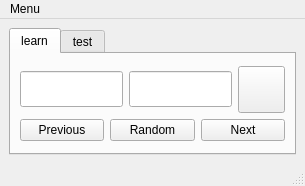
<?xml version="1.0" encoding="UTF-8"?>
<ui version="4.0">
 <class>MainWindow</class>
 <widget class="QMainWindow" name="MainWindow">
  <property name="geometry">
   <rect>
    <x>0</x>
    <y>0</y>
    <width>305</width>
    <height>186</height>
   </rect>
  </property>
  <property name="windowTitle">
   <string>Learn Words</string>
  </property>
  <widget class="QWidget" name="centralwidget">
   <layout class="QHBoxLayout" name="horizontalLayout_3">
    <item>
     <widget class="QTabWidget" name="tabWidget">
      <property name="sizePolicy">
       <sizepolicy hsizetype="Expanding" vsizetype="Expanding">
        <horstretch>0</horstretch>
        <verstretch>0</verstretch>
       </sizepolicy>
      </property>
      <property name="currentIndex">
       <number>0</number>
      </property>
      <widget class="QWidget" name="learn">
       <attribute name="title">
        <string>learn</string>
       </attribute>
       <layout class="QVBoxLayout" name="verticalLayout_2">
        <item>
         <layout class="QVBoxLayout" name="verticalLayout">
          <item>
           <layout class="QHBoxLayout" name="horizontalLayout">
            <item>
             <widget class="QLineEdit" name="txt_ru">
              <property name="sizePolicy">
               <sizepolicy hsizetype="MinimumExpanding" vsizetype="Fixed">
                <horstretch>0</horstretch>
                <verstretch>0</verstretch>
               </sizepolicy>
              </property>
              <property name="minimumSize">
               <size>
                <width>100</width>
                <height>35</height>
               </size>
              </property>
              <property name="font">
               <font>
                <pointsize>18</pointsize>
                <kerning>true</kerning>
               </font>
              </property>
              <property name="text">
               <string/>
              </property>
             </widget>
            </item>
            <item>
             <widget class="QLineEdit" name="txt_pl">
              <property name="sizePolicy">
               <sizepolicy hsizetype="MinimumExpanding" vsizetype="Fixed">
                <horstretch>0</horstretch>
                <verstretch>0</verstretch>
               </sizepolicy>
              </property>
              <property name="minimumSize">
               <size>
                <width>100</width>
                <height>35</height>
               </size>
              </property>
              <property name="font">
               <font>
                <pointsize>18</pointsize>
               </font>
              </property>
              <property name="frame">
               <bool>true</bool>
              </property>
             </widget>
            </item>
            <item>
             <widget class="QPushButton" name="btn_sound">
              <property name="enabled">
               <bool>true</bool>
              </property>
              <property name="sizePolicy">
               <sizepolicy hsizetype="Fixed" vsizetype="Fixed">
                <horstretch>0</horstretch>
                <verstretch>0</verstretch>
               </sizepolicy>
              </property>
              <property name="minimumSize">
               <size>
                <width>47</width>
                <height>47</height>
               </size>
              </property>
              <property name="maximumSize">
               <size>
                <width>47</width>
                <height>47</height>
               </size>
              </property>
              <property name="text">
               <string/>
              </property>
              <property name="icon">
               <iconset resource="resources.qrc">
                <normaloff>:/resources/resources/sound.png</normaloff>:/resources/resources/sound.png</iconset>
              </property>
              <property name="iconSize">
               <size>
                <width>35</width>
                <height>35</height>
               </size>
              </property>
             </widget>
            </item>
           </layout>
          </item>
          <item>
           <layout class="QHBoxLayout" name="horizontalLayout_2">
            <item>
             <widget class="QPushButton" name="btn_previous">
              <property name="sizePolicy">
               <sizepolicy hsizetype="Expanding" vsizetype="Fixed">
                <horstretch>0</horstretch>
                <verstretch>0</verstretch>
               </sizepolicy>
              </property>
              <property name="minimumSize">
               <size>
                <width>80</width>
                <height>0</height>
               </size>
              </property>
              <property name="text">
               <string>Previous</string>
              </property>
             </widget>
            </item>
            <item>
             <widget class="QPushButton" name="btn_rand">
              <property name="sizePolicy">
               <sizepolicy hsizetype="Expanding" vsizetype="Fixed">
                <horstretch>0</horstretch>
                <verstretch>0</verstretch>
               </sizepolicy>
              </property>
              <property name="minimumSize">
               <size>
                <width>80</width>
                <height>0</height>
               </size>
              </property>
              <property name="text">
               <string>Random</string>
              </property>
             </widget>
            </item>
            <item>
             <widget class="QPushButton" name="btn_next">
              <property name="sizePolicy">
               <sizepolicy hsizetype="Expanding" vsizetype="Fixed">
                <horstretch>0</horstretch>
                <verstretch>0</verstretch>
               </sizepolicy>
              </property>
              <property name="minimumSize">
               <size>
                <width>80</width>
                <height>0</height>
               </size>
              </property>
              <property name="text">
               <string>Next</string>
              </property>
             </widget>
            </item>
           </layout>
          </item>
         </layout>
        </item>
       </layout>
      </widget>
      <widget class="QWidget" name="test">
       <attribute name="title">
        <string>test</string>
       </attribute>
      </widget>
     </widget>
    </item>
   </layout>
  </widget>
  <widget class="QMenuBar" name="menubar">
   <property name="geometry">
    <rect>
     <x>0</x>
     <y>0</y>
     <width>305</width>
     <height>21</height>
    </rect>
   </property>
   <property name="toolTip">
    <string/>
   </property>
   <property name="toolTipDuration">
    <number>-1</number>
   </property>
   <property name="statusTip">
    <string/>
   </property>
   <widget class="QMenu" name="menu">
    <property name="toolTip">
     <string/>
    </property>
    <property name="toolTipDuration">
     <number>-1</number>
    </property>
    <property name="statusTip">
     <string>Handle DB or import TXT</string>
    </property>
    <property name="title">
     <string>Menu</string>
    </property>
    <property name="toolTipsVisible">
     <bool>false</bool>
    </property>
    <addaction name="new_DB"/>
    <addaction name="open_DB"/>
    <addaction name="save_DB"/>
    <addaction name="save_as_DB"/>
    <addaction name="actionedit_DB"/>
    <addaction name="separator"/>
    <addaction name="import_TXT"/>
    <addaction name="exit"/>
   </widget>
   <addaction name="menu"/>
  </widget>
  <widget class="QStatusBar" name="statusbar"/>
  <action name="open_DB">
   <property name="text">
    <string>open DB</string>
   </property>
   <property name="toolTip">
    <string>open DB</string>
   </property>
   <property name="statusTip">
    <string>select SQlite file to load</string>
   </property>
  </action>
  <action name="save_DB">
   <property name="text">
    <string>save DB</string>
   </property>
   <property name="toolTip">
    <string>save DB</string>
   </property>
   <property name="statusTip">
    <string>save opened DB</string>
   </property>
  </action>
  <action name="import_TXT">
   <property name="text">
    <string>import TXT</string>
   </property>
   <property name="toolTip">
    <string>import TXT</string>
   </property>
   <property name="statusTip">
    <string>import pair of words from TXT file</string>
   </property>
  </action>
  <action name="exit">
   <property name="text">
    <string>Exit</string>
   </property>
   <property name="toolTip">
    <string>Exit</string>
   </property>
   <property name="statusTip">
    <string>Exit</string>
   </property>
  </action>
  <action name="actionedit_DB">
   <property name="text">
    <string>edit DB</string>
   </property>
   <property name="toolTip">
    <string>edit DB</string>
   </property>
   <property name="statusTip">
    <string>display opened DB and alows edit</string>
   </property>
  </action>
  <action name="save_as_DB">
   <property name="text">
    <string>save as DB</string>
   </property>
   <property name="toolTip">
    <string>save as DB</string>
   </property>
   <property name="statusTip">
    <string>save opened DB under new name and opens it</string>
   </property>
  </action>
  <action name="new_DB">
   <property name="text">
    <string>new DB</string>
   </property>
   <property name="statusTip">
    <string>create new and empty SQlite3 file</string>
   </property>
  </action>
 </widget>
 <resources>
  <include location="resources.qrc"/>
 </resources>
 <connections/>
</ui>
